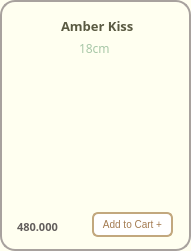
       <widget class="QFrame" name="frame_Amber">
        <property name="geometry">
         <rect>
          <x>240</x>
          <y>300</y>
          <width>191</width>
          <height>251</height>
         </rect>
        </property>
        <property name="styleSheet">
         <string notr="true">background-color:#FFFFF0;
border-radius: 15px; 
border: 2px solid #A8A29E ;</string>
        </property>
        <property name="frameShape">
         <enum>QFrame::StyledPanel</enum>
        </property>
        <property name="frameShadow">
         <enum>QFrame::Raised</enum>
        </property>
        <widget class="QLabel" name="label_cake_amber">
         <property name="geometry">
          <rect>
           <x>0</x>
           <y>16</y>
           <width>191</width>
           <height>201</height>
          </rect>
         </property>
         <property name="sizePolicy">
          <sizepolicy hsizetype="Fixed" vsizetype="Fixed">
           <horstretch>25</horstretch>
           <verstretch>25</verstretch>
          </sizepolicy>
         </property>
         <property name="minimumSize">
          <size>
           <width>25</width>
           <height>25</height>
          </size>
         </property>
         <property name="maximumSize">
          <size>
           <width>16777215</width>
           <height>16777215</height>
          </size>
         </property>
         <property name="sizeIncrement">
          <size>
           <width>3</width>
           <height>0</height>
          </size>
         </property>
         <property name="styleSheet">
          <string notr="true">border:0px;
border-radius:0px;
background-color: transparent</string>
         </property>
         <property name="frameShape">
          <enum>QFrame::WinPanel</enum>
         </property>
         <property name="text">
          <string/>
         </property>
         <property name="pixmap">
          <pixmap>../images/amber_kiss.png</pixmap>
         </property>
         <property name="scaledContents">
          <bool>true</bool>
         </property>
        </widget>
        <widget class="QLabel" name="label_amber_kiss">
         <property name="geometry">
          <rect>
           <x>61</x>
           <y>16</y>
           <width>111</width>
           <height>20</height>
          </rect>
         </property>
         <property name="sizePolicy">
          <sizepolicy hsizetype="Fixed" vsizetype="Fixed">
           <horstretch>0</horstretch>
           <verstretch>0</verstretch>
          </sizepolicy>
         </property>
         <property name="font">
          <font>
           <family>Mongolian Baiti</family>
           <pointsize>10</pointsize>
           <weight>75</weight>
           <bold>true</bold>
          </font>
         </property>
         <property name="styleSheet">
          <string notr="true">border-radius: 0px;
border:0px solid;
color:#5A5A42</string>
         </property>
         <property name="text">
          <string>Amber Kiss</string>
         </property>
        </widget>
        <widget class="QLabel" name="label_amber_price">
         <property name="geometry">
          <rect>
           <x>17</x>
           <y>219</y>
           <width>81</width>
           <height>16</height>
          </rect>
         </property>
         <property name="font">
          <font>
           <family>Mongolian Baiti</family>
           <pointsize>8</pointsize>
           <weight>75</weight>
           <bold>true</bold>
          </font>
         </property>
         <property name="styleSheet">
          <string notr="true">border:0px;
color: rgb(98, 94, 92);
</string>
         </property>
         <property name="text">
          <string>480.000</string>
         </property>
        </widget>
        <widget class="QPushButton" name="pushButton_add5">
         <property name="geometry">
          <rect>
           <x>92</x>
           <y>212</y>
           <width>81</width>
           <height>25</height>
          </rect>
         </property>
         <property name="maximumSize">
          <size>
           <width>16777207</width>
           <height>16777215</height>
          </size>
         </property>
         <property name="font">
          <font>
           <pointsize>-1</pointsize>
          </font>
         </property>
         <property name="styleSheet">
          <string notr="true">QPushButton {
    background-color: white;
    color: #A37B50;
    border: 2px solid #C2A87E;
    border-radius: 6px;
    padding: 4px 5px;
    font-size: 10px;
}

QPushButton:hover {
    background-color: #F7F3EF;
}

QPushButton:pressed {
    background-color: #E6D5C3;
}
</string>
         </property>
         <property name="text">
          <string>Add to Cart +</string>
         </property>
        </widget>
        <widget class="QLabel" name="label_pandora_size_2">
         <property name="geometry">
          <rect>
           <x>79</x>
           <y>40</y>
           <width>31</width>
           <height>16</height>
          </rect>
         </property>
         <property name="font">
          <font>
           <family>Mongolian Baiti</family>
           <pointsize>9</pointsize>
          </font>
         </property>
         <property name="styleSheet">
          <string notr="true">color: #A7C7A7;
border:0px</string>
         </property>
         <property name="text">
          <string>18cm</string>
         </property>
        </widget>
       </widget>
